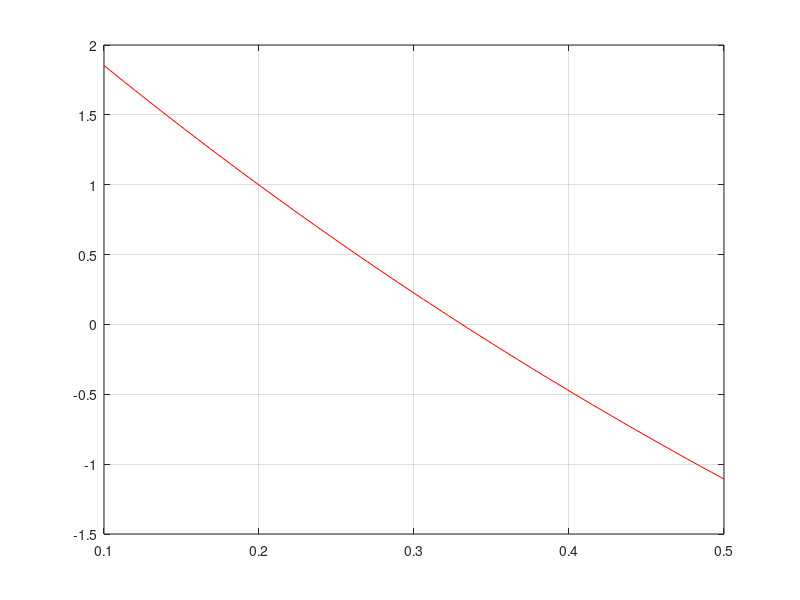
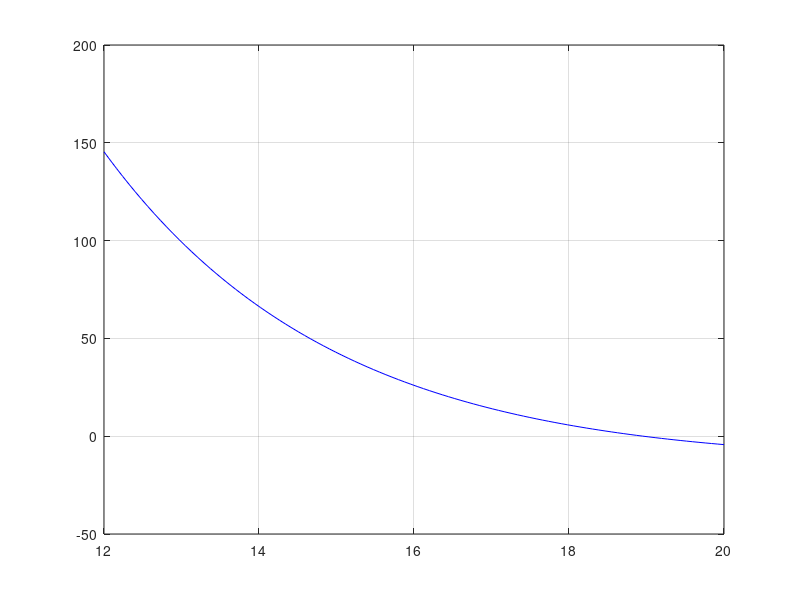

MATLAB code to generate these figures, in order:
clc;clear;close all

T =@(t,k)  (10.2+1./(2*k)).*exp(-k*(t-20))+(t+24)./2 -1./(2*k);
F = @(k) T(21,k) - 29.4;
x = linspace(0.1,0.5);
figure()
plot(x,F(x),'r');grid on
kappa = fzero(F,0.2)

T1 =@(t) T(t,kappa)-36.5;
t = linspace(12,20);
figure()
plot(t,T1(t),'b'); grid on

tm = fzero(T1,[16,20])
